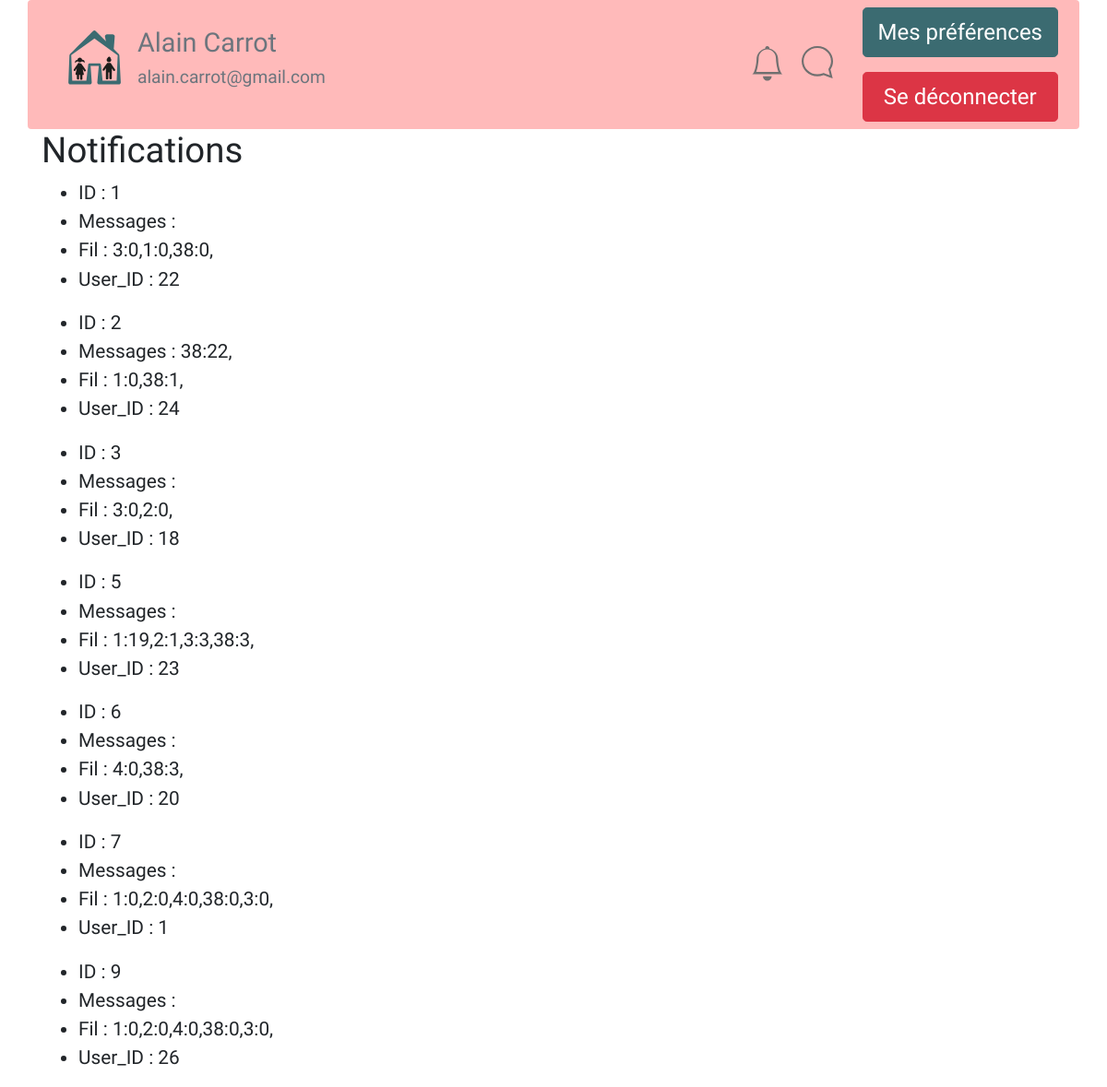
The app's page /notifications/notificationsAView/ (signed in) with its own data.
### notifications/models.py (models this page shows)
class Notifications(models.Model): #extend User proprieties
    user = models.OneToOneField(User,on_delete=models.CASCADE,default=1)
    NotifMessages = models.TextField(verbose_name="Notifications Des Nouveaux Messages") #contain list of waiting notif
    NotifFil = models.TextField( verbose_name="Notifications du fil",) # contain list of wainting notif

### notifications/views.py (the view)
# urls.py: path('notificationsAView/', views.NotifList.as_view(template_name='notifications/notifications_list.html'), name="notificationsAView"),
class NotifList(ListView):
    model = models.Notifications

### notifications/templates/notifications/notifications_list.html
{% extends "tablecom/base.html" %}
{% block content %}
<div class="container">
    <h2>Notifications</h2>{% for notif in object_list %}
    <ul>
            <li>ID : {{ notif.id }}</li>
        <li>Messages : {{ notif.NotifMessages }}</li>
        <li>Fil : {{ notif.NotifFil }}</li>
        <li>User_ID : {{ notif.user_id }}</li>
    </ul>{% endfor %}
</div>
{% endblock %}

### tablecom/templates/tablecom/base.html (shortened to what this page needs)
<!DOCTYPE html>
    {% load static %}
    {% block head %}
        <html lang="fr">
        <head>
        <link rel="stylesheet" href="/static/style/bootstrapExportTheme/bootstrap.min.css" >
        <link rel="stylesheet" type="text/css" href="https://cdn.jsdelivr.net/npm/cookieconsent@3/build/cookieconsent.min.css" />
            <link rel="stylesheet" href="/static/style/stylefont.css" />
        </head>
    {% endblock %}
<body>
    <nav>
       {% block nav %}
            {% if user.is_authenticated %}
<div class="container rounded" style="background:#ffbaba !important;">
    <div class="p d-none d-md-block">
        <div class="d-flex flex-wrap align-items-center">
              <div class="mr-auto p-3 ">
                <div class="d-flex justify-content-start">
                    <div class="p-2"><a href="{% url 'accueil' %}"><img src="/static/images/new_home.svg" class="img-fluid"></a></div>
                    <div class="p-2"><h4 class="text-secondary">{{ user.first_name }} {{ user.last_name }}</h4><h6 class="text-secondary"><p>{{ user.email }}</p></h6></div>
                </div>
              </div>
              <div class="p-3 ">
                <div class="d-flex">
                    <a href="{% url 'accueil' %}"><img src="{% static 'images/notif_fil_general.svg' %}" class="img-fluid p-2"></a>
                     <a href="{% url 'accueil' %}"><img src="{% static 'images/notif_mess_perso.svg' %}" class="img-fluid p-2"></a>
                </div>
              </div>
              <div class="d-flex flex-column">
                  <div class="p-2"><a href="{% url 'MyProfile' %}"><button type="button" class="btn btn-info btn-lg">Mes préférences</button></a></div>
                  <div class="p-2"><a href="{% url 'deconnexion' %}"><button type="button" class="btn btn-danger btn-block btn-lg">Se déconnecter</button></a></div>
              </div>
        </div>
    </div>
</div>
            {% else %}
        <div class="container">
        </div>
            {% endif %}
       {% endblock %}
   </nav>
    {% block content %}Contenu à introduire{% endblock %}
</body>
</html>

### records on screen
Notifications: id "1", NotifFil "3:0,1:0,38:0,", user_id "22"
Notifications: id "2", NotifMessages "38:22,", NotifFil "1:0,38:1,", user_id "24"
Notifications: id "3", NotifFil "3:0,2:0,", user_id "18"
Notifications: id "5", NotifFil "1:19,2:1,3:3,38:3,", user_id "23"
Notifications: id "6", NotifFil "4:0,38:3,", user_id "20"
Notifications: id "7", NotifFil "1:0,2:0,4:0,38:0,3:0,", user_id "1"
Notifications: id "9", NotifFil "1:0,2:0,4:0,38:0,3:0,", user_id "26"

### other values on screen
{{ user.first_name }} "Alain"
{{ user.last_name }} "Carrot"
{{ user.email }} "alain.carrot@gmail.com"
